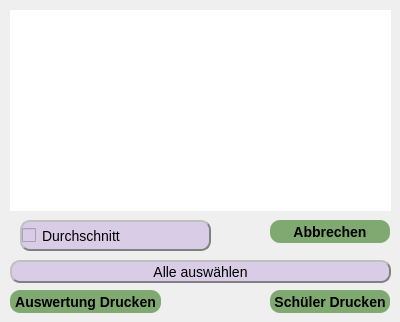
<?xml version="1.0" encoding="UTF-8"?>
<ui version="4.0">
 <class>print_dialog</class>
 <widget class="QDialog" name="print_dialog">
  <property name="geometry">
   <rect>
    <x>0</x>
    <y>0</y>
    <width>400</width>
    <height>322</height>
   </rect>
  </property>
  <property name="windowTitle">
   <string>Dialog</string>
  </property>
  <widget class="QListWidget" name="student_list">
   <property name="geometry">
    <rect>
     <x>10</x>
     <y>10</y>
     <width>381</width>
     <height>201</height>
    </rect>
   </property>
   <property name="styleSheet">
    <string notr="true">border-style: outset;
border-radius:  10px;
font: 14px;</string>
   </property>
  </widget>
  <widget class="QPushButton" name="selectall_button">
   <property name="geometry">
    <rect>
     <x>10</x>
     <y>260</y>
     <width>381</width>
     <height>23</height>
    </rect>
   </property>
   <property name="styleSheet">
    <string notr="true">background-color: rgb(216, 204, 231);
border-style: outset;
border-width: 2px;
border-radius:  10px;
border-color: black;
border-color: gray;
font: 14px;</string>
   </property>
   <property name="text">
    <string>Alle auswählen</string>
   </property>
  </widget>
  <widget class="QPushButton" name="printoverview_button">
   <property name="geometry">
    <rect>
     <x>10</x>
     <y>290</y>
     <width>151</width>
     <height>23</height>
    </rect>
   </property>
   <property name="styleSheet">
    <string notr="true">background-color: rgb(127, 169, 112);
border-style: outset;
border-radius:  10px;
border-color: white;
font: bold 14px;</string>
   </property>
   <property name="text">
    <string>Auswertung Drucken</string>
   </property>
  </widget>
  <widget class="QPushButton" name="exit_button">
   <property name="geometry">
    <rect>
     <x>270</x>
     <y>220</y>
     <width>120</width>
     <height>23</height>
    </rect>
   </property>
   <property name="styleSheet">
    <string notr="true">background-color: rgb(127, 169, 112);
border-style: outset;
border-radius:  10px;
border-color: white;
font: bold 14px;</string>
   </property>
   <property name="text">
    <string>Abbrechen</string>
   </property>
  </widget>
  <widget class="QPushButton" name="printstudent_button">
   <property name="geometry">
    <rect>
     <x>270</x>
     <y>290</y>
     <width>120</width>
     <height>23</height>
    </rect>
   </property>
   <property name="styleSheet">
    <string notr="true">background-color: rgb(127, 169, 112);
border-style: outset;
border-radius:  10px;
border-color: white;
font: bold 14px;</string>
   </property>
   <property name="text">
    <string>Schüler Drucken</string>
   </property>
  </widget>
  <widget class="QLabel" name="resultname_label">
   <property name="enabled">
    <bool>true</bool>
   </property>
   <property name="geometry">
    <rect>
     <x>200</x>
     <y>100</y>
     <width>47</width>
     <height>13</height>
    </rect>
   </property>
   <property name="text">
    <string/>
   </property>
  </widget>
  <widget class="QCheckBox" name="CheckBoxDurchschnitt">
   <property name="geometry">
    <rect>
     <x>20</x>
     <y>220</y>
     <width>191</width>
     <height>31</height>
    </rect>
   </property>
   <property name="font">
    <font>
     <pointsize>-1</pointsize>
     <italic>false</italic>
     <bold>false</bold>
    </font>
   </property>
   <property name="styleSheet">
    <string notr="true">background-color: rgb(216, 204, 231);
border-style: outset;
border-width: 2px;
border-radius:  10px;
border-color: black;
border-color: gray;
font: 14px;</string>
   </property>
   <property name="text">
    <string>Durchschnitt</string>
   </property>
  </widget>
  <zorder>resultname_label</zorder>
  <zorder>student_list</zorder>
  <zorder>selectall_button</zorder>
  <zorder>printoverview_button</zorder>
  <zorder>exit_button</zorder>
  <zorder>printstudent_button</zorder>
  <zorder>CheckBoxDurchschnitt</zorder>
 </widget>
 <resources/>
 <connections>
  <connection>
   <sender>exit_button</sender>
   <signal>clicked()</signal>
   <receiver>print_dialog</receiver>
   <slot>close()</slot>
   <hints>
    <hint type="sourcelabel">
     <x>329</x>
     <y>261</y>
    </hint>
    <hint type="destinationlabel">
     <x>199</x>
     <y>140</y>
    </hint>
   </hints>
  </connection>
 </connections>
</ui>
